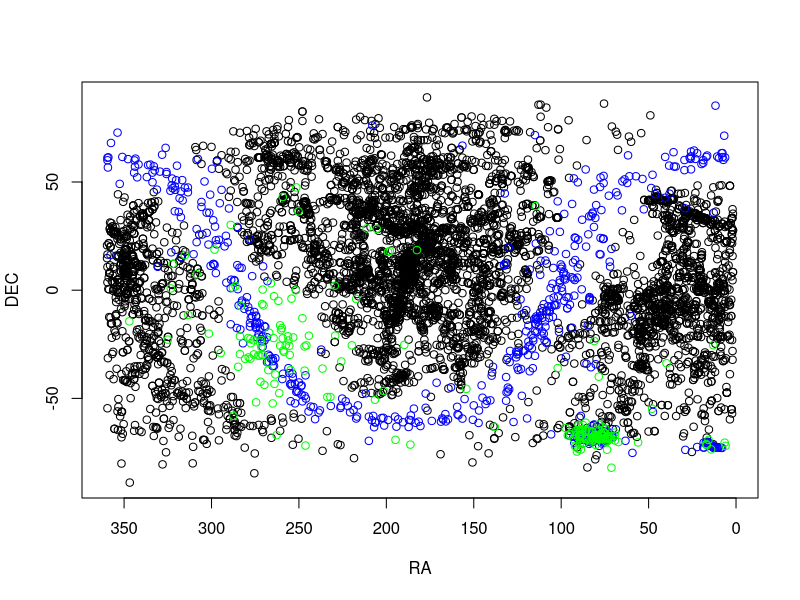
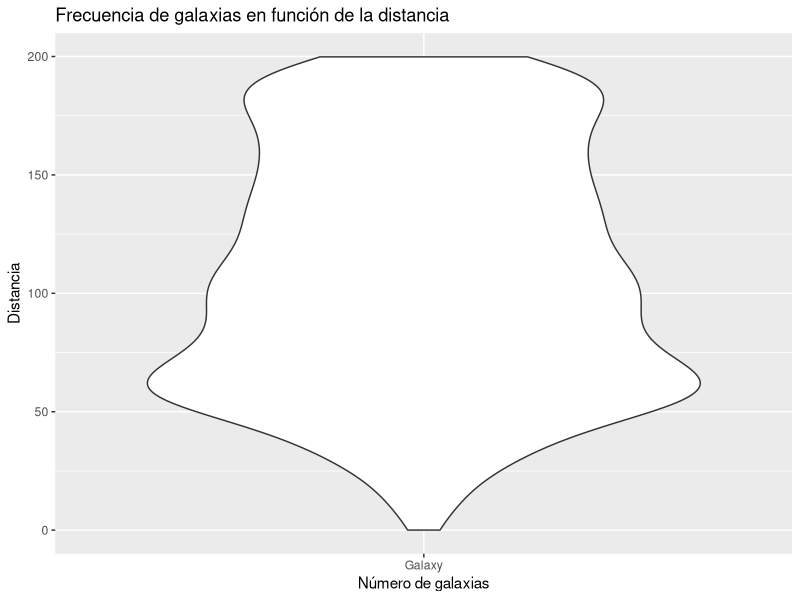
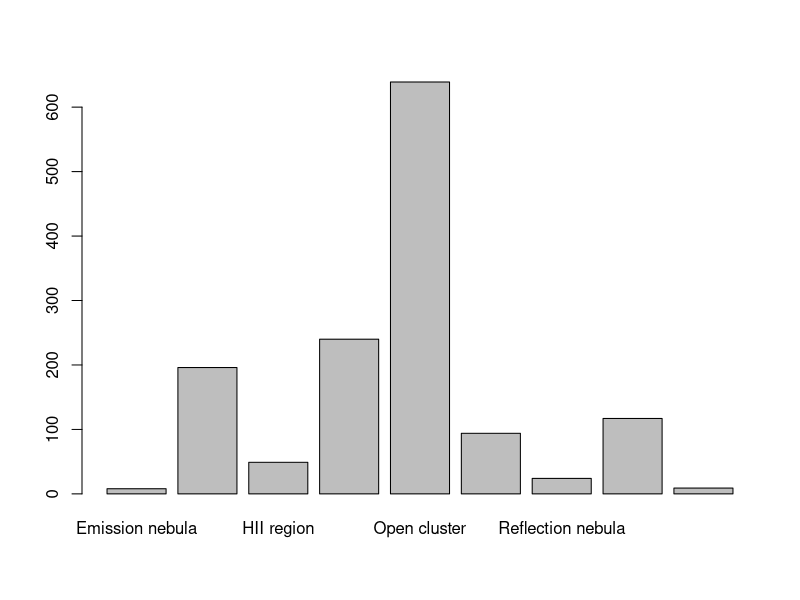
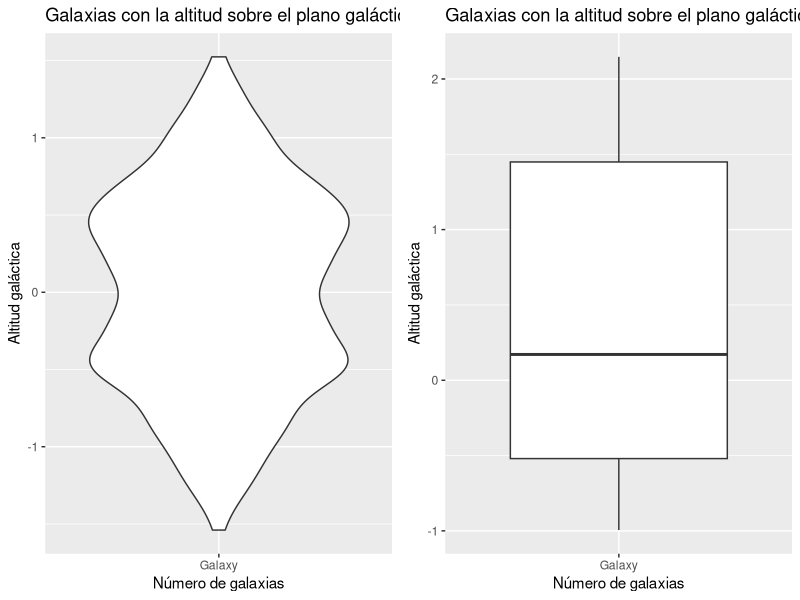

Source code (R) for these figures, in order:
## ---- chunk 1
knitr::opts_chunk$set(echo = TRUE)
## ---- chunk 2
#setwd('C:/Users/Carlos/OneDrive/data-science/10.visualizacion_de_datos/PRA2')
data<- as.data.frame(read.csv('objects.csv'))
## ---- chunk 3
if(!require('tidyverse')) install.packages("tidyverse"); library('tidyverse')
if(!require('stringr')) install.packages("stringr"); library('stringr')

if(!require('dplyr')) install.packages('dplyr'); library('dplyr')

#Elimintate data 
data<-data[data$Type!='Asterism',]
data<-data[data$Type!='Double star',]
data<-data[data$Type!='Duplicate',]
data<-data[data$Type!='Non-existent',]

data$dec_n <- gsub("°", " ", data$DEC)
data$dec_n <- gsub("Â", "", data$dec_n)
data$dec_n <- gsub("\\+", "", data$dec_n)
data$dec_n <- gsub("'", " ", data$dec_n)
data$dec_n <- gsub("\"", "", data$dec_n)

data$ra_n <- gsub("h", " ", data$RA)
data$ra_n <- gsub("m", " ", data$ra_n)
data$ra_n <- gsub("s", " ", data$ra_n)

#Delete unnecessary columns
cols.dont.want <- c("Url_image", "Description")
data <- data[, ! names(data) %in% cols.dont.want, drop = F]

converZeroNA <- function(anumber) {
    number <- as.numeric(anumber)
	if(is.na(number)){
		return(0)
	}
	return (number)
}

parseDECNumeric <- function (ra_string) {
	d <- str_split_1(ra_string, " ")
	degrees <- converZeroNA(d[1])
	min <- converZeroNA(d[2])
	sec <- converZeroNA(d[3])
	
	return (sec/3600 + min/60 + degrees)
}
parseRANumeric <- function (ra_string) {
	d <- str_split_1(ra_string, " ")
	hour <- converZeroNA(d[1])
	min <- converZeroNA(d[2])
	sec <- converZeroNA(d[3])

    return (360 * (sec/3600 + min/60 + hour) / 24)
}


data$dec_n  <- sapply(X = data$dec_n , FUN = parseDECNumeric)

data$ra_n  <- sapply(X = data$ra_n , FUN = parseRANumeric)

#Set the javascript to each object
for (indiceFila in 1:nrow(data)) {
    colour <- 'rgb(255,220,220)'
    if(data[indiceFila, 'Type'] == 'Galaxy triplet' || data[indiceFila, 'Type'] == 'Galaxy pair' || data[indiceFila, 'Type'] == 'Galaxy')
        colour <- 'rgb(255,0,0)'
    if( data[indiceFila, 'Type'] == 'HII region')
      colour <- 'rgb(117, 50, 168)'
    if( data[indiceFila, 'Type'] == 'Emission nebula')
      colour <- 'rgb(162, 168, 50)'
    if( data[indiceFila, 'Type'] == 'Reflection nebula')
      colour <- 'rgb(162, 168, 50)'
    if(data[indiceFila, 'Type'] == 'Nebula')
        colour <- 'rgb(0,153,0)'
    if(data[indiceFila, 'Type'] == 'Open cluster')
        colour <- 'rgb(0,0,220)'
    
    data[indiceFila,'script'] <- paste("planetarium.addPointer({
    'ra': ", data[indiceFila, 'ra_n'],",
    'dec': ", data[indiceFila, 'dec_n'],",
    'label': '",data[indiceFila, 'Name'],"',
    'colour': '",colour,"'});")
    
}

# paso a coordenadas galacticas
alpha_n=4.92619181
ln=0.576168093
g=1.092576

delta_ngp=0.47350783
lncp= 2.14558825281
alpha_n=238.5


parseB <- function (alpha, delta) {
  #b=asin(cos(g)*sin(delta)-sin(g)*cos(delta)*sin(alpha-alpha_n))
  b=asin(sin(delta_ngp)*sin(delta)+cos(delta_ngp)*cos(delta)*cos(alpha-alpha_n))
  return(b)
}

parseL <- function (alpha, delta, b) {
    l = ln + atan((sin(delta)-cos(g)*sin(b))/(sin(g)*cos(delta)*cos(alpha-alpha_n)))
}


data$gaB <- parseB(data$ra_n, data$dec_n)
data$gaL <- parseL(data$ra_n, data$dec_n, data$gaB)

#Set the javascript to each object
for (indiceFila in 1:nrow(data)) {
    colour <- 'rgb(255,220,220)'
    if(data[indiceFila, 'Type'] == 'Galaxy triplet' || data[indiceFila, 'Type'] == 'Galaxy pair' || data[indiceFila, 'Type'] == 'Galaxy')
        colour <- 'rgb(255,0,0)'
    if(data[indiceFila, 'Type'] == 'Emission nebula' || data[indiceFila, 'Type'] == 'Nebula' || data[indiceFila, 'Type'] == 'HII region' || data[indiceFila, 'Type'] == 'Reflection nebula')
        colour <- 'rgb(0,153,0)'
    if(data[indiceFila, 'Type'] == 'Open cluster')
        colour <- 'rgb(0,0,220)'
    
    data[indiceFila,'scriptGal'] <- paste("planetarium.addPointer({
    'ra': ", data[indiceFila, 'ra_n'],",
    'dec': ", data[indiceFila, 'dec_n'],",
    'label': '",data[indiceFila, 'Name'],"',
    'colour': '",colour,"'});")
    
}



data$Distance <- gsub("â€“", "", data$Distance)

nebulae <- data[data$Type == 'Emission nebula',]
nebular <- data[data$Type == 'Reflection nebula',]
nebulahii <- data[data$Type == 'HII region',]
clusters <- data[data$Type == 'Open cluster',]
galaxies <- data[data$Type == 'Galaxy',]
nebulas <-  data[data$Type == 'Nebula',]
globular <- data[data$Type == 'Globular cluster' ,]

#write.csv(nebulas, 'nebulas.csv')

plot(galaxies$ra_n, galaxies$dec_n, xlim=rev(range(galaxies$ra_n)), xlab = 'RA', ylab='DEC')
points(clusters$ra_n, clusters$dec_n, col='blue')
points(globular$ra_n, globular$dec_n, col='green')
# convert Distance


## ---- chunk 4
galaxies <- data[data$Type == 'Galaxy',]
galaxies$Distance<-as.numeric(galaxies$Distance)
galaxies <- galaxies[complete.cases(galaxies),]


#convert distance to million of Mla

distance_to_la <- function (distance) {
	return (distance*3.26/1000)
}
#violin

galaxies$Distance <- sapply(X = galaxies$Distance , FUN = distance_to_la)
galaxies <- galaxies[galaxies$Distance < 750,]

ggplot(galaxies[galaxies$Distance< 200, ], aes(x=Type, y=Distance))+geom_violin() + ggtitle('Frecuencia de galaxias en función de la distancia') + xlab('Número de galaxias') + ylab('Distancia')

## ---- chunk 5


#No galactico
non_galactic<-data[data$Type!='Galaxy',]
non_galactic<-non_galactic[non_galactic$Type!='Galaxy pair',]
non_galactic<-non_galactic[non_galactic$Type!='Galaxy triplet',]
a<-table(non_galactic$Type)
barplot(a) 





## ---- chunk 6
# Galaxias con laaltitud galáctica
require(gridExtra)
plot1<- ggplot(galaxies, aes(x=Type, y=gaB))+geom_violin() + ggtitle('Galaxias con la altitud sobre el plano galáctico') + xlab('Número de galaxias') + ylab('Altitud galáctica')

plot2<- ggplot(galaxies, aes(x=Type, y=gaL))+geom_boxplot() + ggtitle('Galaxias con la altitud sobre el plano galáctico') + xlab('Número de galaxias') + ylab('Altitud galáctica')

grid.arrange(plot1, plot2, ncol=2)
## ---- chunk 7
gpa <- as.data.frame(read.csv("objects.csv"))
str(gpa)
